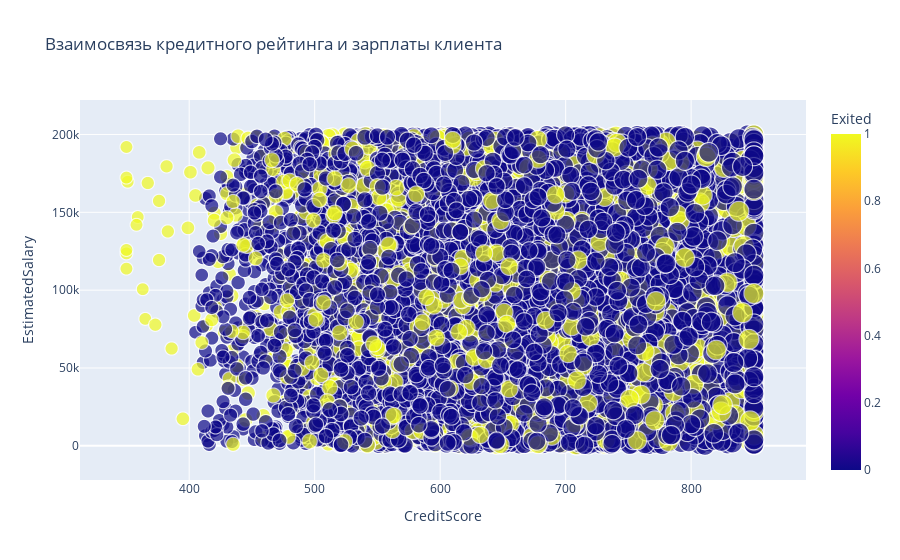

The cell this chart's notebook holds for it:
### Code cell
fig = px.scatter(churn_data, 
                x='CreditScore',
                y='EstimatedSalary',
                color='Exited',
                size='CreditScore',
                hover_data=['Age', 'Balance'], # Добавил эти данные, чтобы при наведении на график отображался возраст, зарплата, баланс. Это показалось мне интересным.
                title='Взаимосвязь кредитного рейтинга и зарплаты клиента',
                )
fig.show()

### Figure 1 — Plotly figure (JSON) as saved in the notebook; plotly's stock layout.template omitted (floating-point values rounded to 4 significant figures; data arrays with more than 128 entries replaced by an {"elided": "..."} marker saying what was removed)
{"data": [{"customdata": {"elided": "10000x2 float values"}, "hovertemplate": "CreditScore=%{marker.size}<br>EstimatedSalary=%{y}<br>Age=%{customdata[0]}<br>Balance=%{customdata[1]}<br>Exited=%{marker.color}<extra></extra>", "legendgroup": "", "marker": {"color": {"elided": "10000 int values"}, "coloraxis": "coloraxis", "size": {"elided": "10000 int values"}, "sizemode": "area", "sizeref": 2.125, "symbol": "circle"}, "mode": "markers", "name": "", "showlegend": false, "type": "scattergl", "x": {"elided": "10000 int values"}, "xaxis": "x", "y": {"elided": "10000 float values"}, "yaxis": "y"}], "layout": {"coloraxis": {"colorbar": {"title": {"text": "Exited"}}, "colorscale": [[0, "#0d0887"], [0.1111, "#46039f"], [0.2222, "#7201a8"], [0.3333, "#9c179e"], [0.4444, "#bd3786"], [0.5556, "#d8576b"], [0.6667, "#ed7953"], [0.7778, "#fb9f3a"], [0.8889, "#fdca26"], [1, "#f0f921"]]}, "legend": {"itemsizing": "constant", "tracegroupgap": 0}, "title": {"text": "Взаимосвязь кредитного рейтинга и зарплаты клиента"}, "xaxis": {"anchor": "y", "domain": [0, 1], "title": {"text": "CreditScore"}}, "yaxis": {"anchor": "x", "domain": [0, 1], "title": {"text": "EstimatedSalary"}}}}
